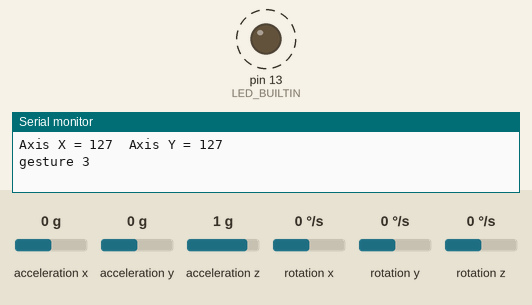
The sketch below on a simulated Arduino Uno, built with avr-gcc and run on an emulated ATmega328P. Parts: output pins drawn as LEDs (lit = HIGH), the last lines printed to the serial monitor. Dashed ring = blinking. The inputs (shaded band) are chosen by the test bench; at power-on: acceleration y 0 g, acceleration x 0 g, acceleration z 1 g, rotation x 0 °/s, rotation y 0 °/s, rotation z 0 °/s.

Above: at 0.7 s.
1.3 s: acceleration y set to -0.2 g
4.5 s: acceleration y set to -0.5 g
At 5.9 s:
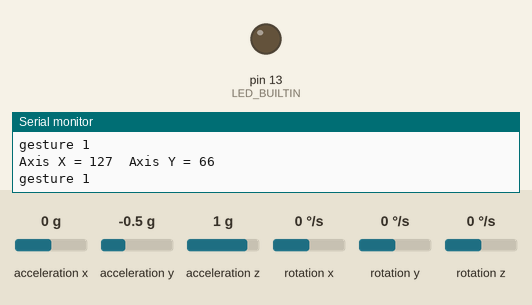
6.2 s: acceleration y set to -0.9 g
8.0 s: acceleration y set to -1.2 g
At 9.2 s:
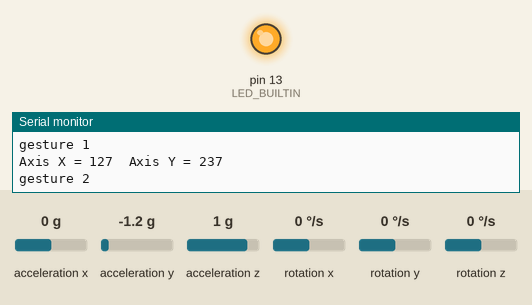
10.3 s: acceleration y set to -0.8 g
At 11.4 s:
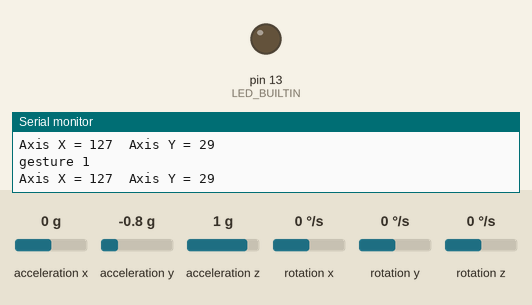
Timing chart, 0 to 13.3 s (numbered marks = the images above; inputs shaded):
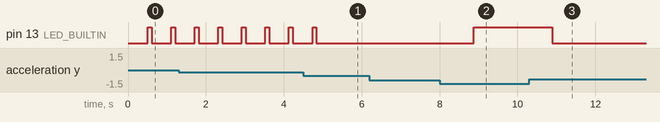

Measured:
- the behaviour switches between -0.3 and -0.4 g on acceleration y (found by bisection; images 0 and 1)
- the behaviour switches between -1 and -1.1 g on acceleration y (found by bisection; images 1 and 2)
- after the input at 4.5 s, pin 13 (LED_BUILTIN): goes on until 4.8 s, then stays LOW
- after the input at 8.0 s, pin 13 (LED_BUILTIN): LOW → HIGH after 0.87 s
- after the input at 10.3 s, pin 13 (LED_BUILTIN): HIGH → LOW after 0.59 s
- by itself, pin 13 (LED_BUILTIN): alternates HIGH for 0.10 s and LOW for 0.50 s

The sketch:

MPU6050-rotation-yAxisLEDcontrol.ino
```cpp
#include "Wire.h"
#include "I2Cdev.h"
#include "MPU6050.h"

MPU6050 mpu;
int16_t ax, ay, az;
int16_t gx, gy, gz;

struct MyData {
  byte X;
  byte Y;
};

MyData data;

void setup()
{
  Serial.begin(9600);
  Wire.begin();
  mpu.initialize();
  pinMode(LED_BUILTIN, OUTPUT);
}

void loop()
{
  mpu.getMotion6(&ax, &ay, &az, &gx, &gy, &gz);
  data.X = map(ax, -17000, 17000, 0, 255 ); // X axis data
  data.Y = map(ay, -17000, 17000, 0, 255);  // Y axis data
  delay(500);
  Serial.print("Axis X = ");
  Serial.print(data.X);
  Serial.print("  ");
  Serial.print("Axis Y = ");
  Serial.println(data.Y);


  if (data.Y < 80) { //gesture : left
    Serial.println("gesture 1");
    digitalWrite(LED_BUILTIN, LOW);
  }
  if (data.Y > 145) {//gesture : right
    digitalWrite(LED_BUILTIN, HIGH);
    Serial.println("gesture 2");
  }
  if (data.Y > 80 && data.Y < 145) {//gesture : center
    Serial.println("gesture 3");
    digitalWrite(LED_BUILTIN, HIGH);
    delay(100);
    digitalWrite(LED_BUILTIN, LOW);
  }

}
```
